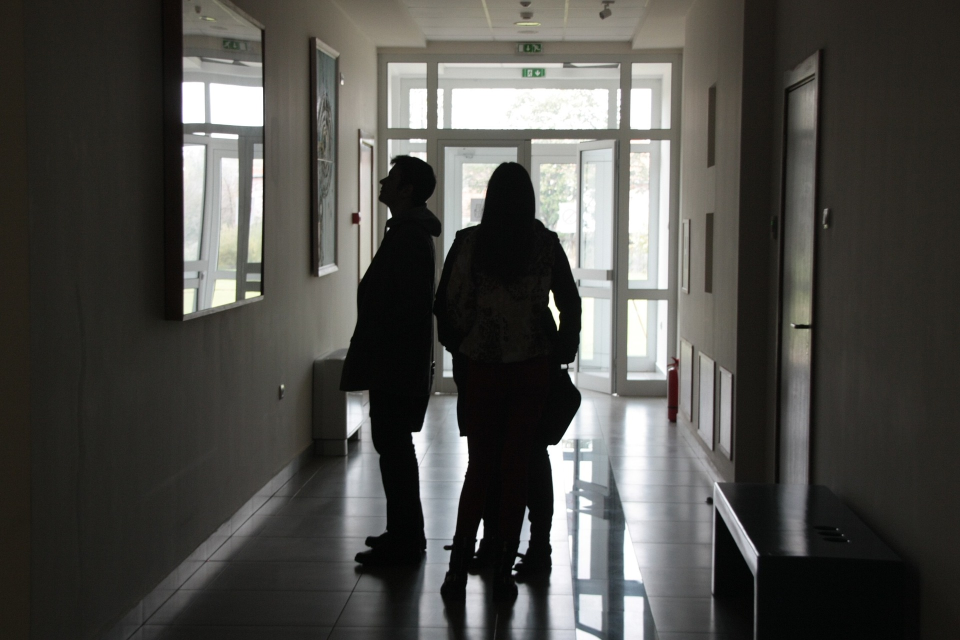
#> input picture Activity 1/dark_image.jpg, 1920 x 1280 px (shown at 1/2 size)
$ jupyter execute --allow-errors 'Activity 1-Copy1.ipynb'
#> lines starting #> are read from the running program, lines starting #| are printed output that depends on the picture
# Activity 1.1

[cell 1]
import numpy as np
import matplotlib.pyplot as plt
from numpy import sin, cos, pi, sqrt

# SINUSOID

N = 400

x = np.linspace(-1,1,N)
y = sin(8*pi*x)    # sin(2k*pi x) k determines frequency per unit

X,Y = np.meshgrid(x,y)
sinusoid = np.transpose(Y)

plt.imshow(sinusoid, cmap='gray')
# [4 lines of commented-out code are left out]

[cell 2]
# GRATING

x = np.ones(N)
x *= -1

ctr = 0
div = 10

for j in range(int(N/div)):
    for i in range(ctr*div,N):
        x[i] *= -1
    ctr += 1

y = x

X,Y = np.meshgrid(x,y)

plt.imshow(X, cmap='gray')
# [4 lines of commented-out code are left out]

[cell 3]
# ANNULUS

N = 2000 # the higher num is the finer
x = np.linspace(-1,1,num = N)
y = x
X,Y = np.meshgrid(x,y)
R = np.sqrt(X**2 + Y**2)
A = np.zeros(np.shape(R))
A[np.where(R<0.9)] = 1.0       # set radius of 0.9 to 1 to create a disk
A[np.where(R<0.2)] = 0.0       # set radius of 0.2 back to 0 to punch a hole in the middle

plt.imshow(A, cmap='gray_r')
# [4 lines of commented-out code are left out]

[cell 4]
# JWST

def space(plots, occupied):
    coord = plots
    colors = ["white" if k == 0 else "yellow" for k in occupied.values()]

    # Horizontal coordinates array
    hcoord = [c[0] for c in coord]

    # Vertical coordinates array
    vcoord = [2.*sin(radians(60))*(c[1]-c[2])/3. for c in coord]


    fig, ax = plt.subplots(1, figsize=(8,8))
    ax.set_aspect('equal')


    for i, j, k in zip(hcoord, vcoord, colors):
        color = k[0]
        hex = RegularPolygon((i, j), numVertices=6, radius=2./3,
                             orientation=radians(30), facecolor = color,
                             alpha=0.3, edgecolor='k')
        ax.add_patch(hex)


    ax.scatter(hcoord, vcoord, alpha=0)

    plt.axis('off')
    plt.show()
#     plt.savefig('jwst.png')

[cell 5]
from numpy import radians
from matplotlib.patches import RegularPolygon

plots = [[0,0,0],
         [0,1,-1],
         [-1,1,0],
         [-1,0,1],
         [0,-1,1],
         [1,-1,0],
         [1,0,-1],
         [0,5.5,1.5],
         [1,4,1],
         [2,2.5,0.5],
         [2,0.5,0.5],
         [2,-1.5,0.5],
         [1,-2,1],
         [0,-2.5,1.5],
         [-1,-2,1],
         [-2,-1.5,0.5],
         [-2,0.5,0.5],
         [-2,2.5,0.5],
         [-1,4,1]
         ]

occupied = {
    "center": 0,
    "a": 1,
    "b": 1,
    "c": 1,
    "d": 1,
    "e": 1,
    "f": 1,
    "g": 1,
    "h": 1,
    "i": 1,
    "j": 1,
    "k": 1,
    "l": 1,
    "m": 1,
    "n": 1,
    "o": 1,
    "p": 1,
    "q": 1,
    "r": 1
}

space(plots, occupied)

# Activity 1.2

[cell 6]
from numpy import sin, cos, pi, sqrt

# OLYMPIC LOGO

N = 500
x = np.linspace(-10,10,N)
y = x
X,Y = np.meshgrid(x,y)
Rd = np.ones((N,N))
Gn = np.ones((N,N))
Bl = np.ones((N,N))

# draw colored circles
Rt,Rc,Ri,deg = 2,3,2.5,30

xt,yt = Rt*cos(deg*pi/180), Rt*sin(deg*pi/180)

# TOP MIDDLE (BLACK)
R = sqrt((X)**2 + (Y+Rt)**2)

Rd[np.where(R<Rc)] = 0.0    # RGB of BLACK ring
Gn[np.where(R<Rc)] = 0.0
Bl[np.where(R<Rc)] = 0.0

Rd[np.where(R<Ri)] = 1.0    # white inside
Gn[np.where(R<Ri)] = 1.0
Bl[np.where(R<Ri)] = 1.0

# TOP RIGHT (RED)
R = sqrt((X-4*xt)**2 + (Y+Rt)**2)

Rd[np.where(R<Rc)] = 1.0    # RGB of RED ring
Gn[np.where(R<Rc)] = 0.0
Bl[np.where(R<Rc)] = 0.0

Rd[np.where(R<Ri)] = 1.0    # white inside
Gn[np.where(R<Ri)] = 1.0
Bl[np.where(R<Ri)] = 1.0

# TOP LEFT (BLUE)
R = sqrt((X+4*xt)**2 + (Y+Rt)**2)

Rd[np.where(R<Rc)] = 0.0    # RGB of BLUE ring
Gn[np.where(R<Rc)] = 0.0
Bl[np.where(R<Rc)] = 1.0

Rd[np.where(R<Ri)] = 1.0    # white inside
Gn[np.where(R<Ri)] = 1.0
Bl[np.where(R<Ri)] = 1.0

# BOTTOM RIGHT (GREEN)
R = sqrt((X-2*xt)**2 + (Y-yt)**2)

Rd[np.where(R<Rc)] = 0.0    # RGB of GREEN ring
Gn[np.where(R<Rc)] = 1.0
Bl[np.where(R<Rc)] = 0.0

Rd[np.where(R<Ri)] = 1.0    # white inside
Gn[np.where(R<Ri)] = 1.0
Bl[np.where(R<Ri)] = 1.0

# BOTTOM LEFT (YELLOW)
R = sqrt((X+2*xt)**2 + (Y-yt)**2)

Rd[np.where(R<Rc)] = 1.0    # RGB of YELLOW ring
Gn[np.where(R<Rc)] = 1.0
Bl[np.where(R<Rc)] = 0.0

Rd[np.where(R<Ri)] = 1.0    # white inside
Gn[np.where(R<Ri)] = 1.0
Bl[np.where(R<Ri)] = 1.0

# OVERLAP TOP LEFT - BOTTOM LEFT (BLUE-YELLOW)
R1 = sqrt((X+4*xt)**2 + (Y+Rt)**2)
R2 = sqrt((X+2*xt)**2 + (Y-yt)**2)

for i in range(N):              # check if every pixel is between the gap of BLUE and YELLOW ring
    for j in range(N):
        if R1[i,j] < Rc and R2[i,j] < Ri:
            Rd[i,j] = 0.0
            Gn[i,j] = 0.0
            Bl[i,j] = 1.0

for i in range(N):              # set the actual gap between BLUE and YELLOW to white background
    for j in range(N):
        if R1[i,j] < Ri and R2[i,j] < Ri:
            Rd[i,j] = 1.0
            Gn[i,j] = 1.0
            Bl[i,j] = 1.0

# OVERLAP TOP MIDDLE - BOTTOM LEFT (BLACK-YELLOW)
R1 = sqrt((X)**2 + (Y+Rt)**2)
R2 = sqrt((X+2*xt)**2 + (Y-yt)**2)

for i in range(N):              # check if every pixel is between the gap of BLACK and YELLOW ring
    for j in range(N):
        if R1[i,j] < Rc and R2[i,j] < Ri:
            Rd[i,j] = 0.0
            Gn[i,j] = 0.0
            Bl[i,j] = 0.0

for i in range(N):              # set the actual gap between BLACK and YELLOW to white background
    for j in range(N):
        if R1[i,j] < Ri and R2[i,j] < Ri:
            Rd[i,j] = 1.0
            Gn[i,j] = 1.0
            Bl[i,j] = 1.0

# OVERLAP TOP MIDDLE - BOTTOM RIGHT (BLACK-GREEN)
R1 = sqrt((X)**2 + (Y+Rt)**2)
R2 = sqrt((X-2*xt)**2 + (Y-yt)**2)

for i in range(N):              # check if every pixel is between the gap of BLACK and GREEN ring
    for j in range(N):
        if R1[i,j] < Rc and R2[i,j] < Ri:
            Rd[i,j] = 0.0
            Gn[i,j] = 0.0
            Bl[i,j] = 0.0

for i in range(N):              # set the actual gap between BLACK and GREEN to white background
    for j in range(N):
        if R1[i,j] < Ri and R2[i,j] < Ri:
            Rd[i,j] = 1.0
            Gn[i,j] = 1.0
            Bl[i,j] = 1.0

# OVERLAP TOP RIGHT - BOTTOM RIGHT (RED-GREEN)
R1 = sqrt((X-4*xt)**2 + (Y+Rt)**2)
R2 = sqrt((X-2*xt)**2 + (Y-yt)**2)

for i in range(N):
    for j in range(N):
        if R1[i,j] < Rc and R2[i,j] < Ri:    # check if every pixel is between the gap of RED and GREEN ring
            Rd[i,j] = 1.0
            Gn[i,j] = 0.0
            Bl[i,j] = 0.0

for i in range(N):              # set the actual gap between RED and GREEN to white background
    for j in range(N):
        if R1[i,j] < Ri and R2[i,j] < Ri:
            Rd[i,j] = 1.0
            Gn[i,j] = 1.0
            Bl[i,j] = 1.0

I = np.zeros((N,N,3))

I[...,0] = Rd
I[...,1] = Gn
I[...,2] = Bl

fig = plt.figure()
plt.imshow(I)
# [4 lines of commented-out code are left out]

# ACTIVITY 1.3

[cell 7]
# DARK IMAGE

# I/O CURVE TWEAKED USING GIMP

dark_img = plt.imread('dark_image.jpg')
#> dark_img is the input picture: shape (1280, 1920, 3); mean R, G, B 77.6, 76.9, 73.2
dark_img_tweaked = plt.imread('dark_image_tweaked.png')
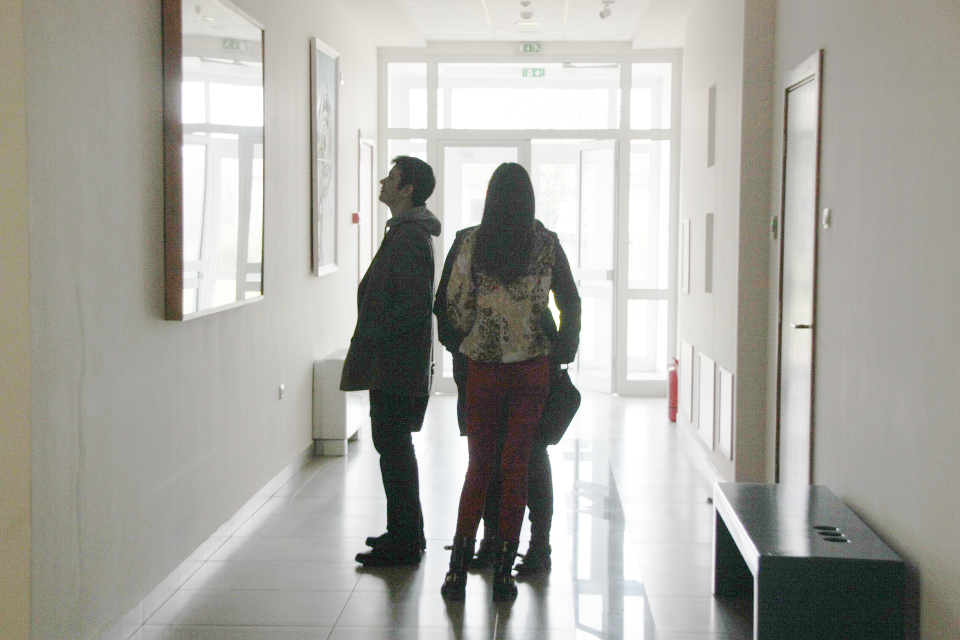
#> input picture Activity 1/dark_image_tweaked.png, 1920 x 1280 px (shown at 1/2 size)
#> dark_img_tweaked is the input picture: shape (1280, 1920, 3) float32; mean R, G, B 0.663, 0.658, 0.635

plt.imshow(dark_img)

[cell 8]
plt.imshow(dark_img_tweaked)

# ACTIVITY 1.4

[cell 9]
# HISTOGRAM BACKPROJECTION
def mean_gray(img):
    grayscale = np.dot(img[...,:3],[0.2989, 0.5870, 0.1140])
    return grayscale

dark_img = plt.imread('dark_image.jpg')
dark_img_gray = mean_gray(dark_img)

plt.imshow(dark_img_gray,cmap='gray')

[cell 10]
dark_img_gray_norm = 255*dark_img_gray/dark_img_gray.max()

plt.figure(figsize=(15,5))

plt.subplot(121)
dark_img_gray_PDF, bins = np.histogram(dark_img_gray_norm, bins=256, density=True)    # normalized histogram
#> dark_img_gray_PDF = 256 values, max 0.0226 at index 34, min 2.9e-05 at index 0, mean 0.00392; bins = 257 values from 0 to 255
plt.xlim(0,255)
plt.title('PDF of original image')
plt.plot(bins[:-1], dark_img_gray_PDF)

cumsum = np.cumsum(dark_img_gray_PDF)
#> cumsum = 256 values from 2.9e-05 to 1
plt.subplot(122)
plt.xlim(0,255)
plt.title('CDF of riginal image')
dark_img_gray_CDF = plt.plot(bins[:-1],cumsum)
#> dark_img_gray_CDF = 1 item

plt.show()

[cell 11]
# desired CDF (Linear)

desired_x = np.linspace(0,256,256)
desired_y = np.linspace(0,1,256)

plt.title("Desired CDF (Linear)")
plt.xlim(0,255)
plt.ylim(0,1)
plt.plot(desired_x, desired_y)
plt.show()

[cell 12]
dark_img_gray_int = dark_img_gray.astype(int)

old_x = desired_x
new_x = cumsum*255
#> new_x = 256 values from 0.0074 to 256

dark_img_gray_flat = dark_img_gray_int.ravel()

index = np.searchsorted(old_x, dark_img_gray_flat)

dark_img_gray_flat[:] = new_x[index]

[cell 13]
plt.figure(figsize=(15,5))

plt.subplot(121)
plt.title('Original image')
plt.imshow(dark_img_gray, cmap='gray')

plt.subplot(122)
plt.title('Histogram equalized image (Linear)')
plt.imshow(dark_img_gray_int, cmap = 'gray')

plt.show()

[cell 14]
plt.figure(figsize=(15,5))

plt.subplot(121)
dark_img_eqlzd_PDF, bins = np.histogram(dark_img_gray_int, bins=256, density=True)    # normalized histogram
#> dark_img_eqlzd_PDF = 256 values, max 0.0229 at index 97, min 0 at index 1, mean 0.00398; bins = 257 values from 0 to 251
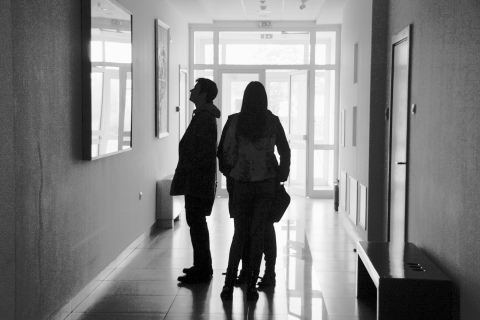
#> dark_img_gray_int: shape (1280, 1920) int64 (shown at 1/4 size); min 0, max 251, mean 128.3
plt.xlim(0,255)
plt.title('PDF of histogram equalized image')
plt.plot(bins[:-1], dark_img_eqlzd_PDF)

cumsum = np.cumsum(dark_img_eqlzd_PDF)
#> cumsum = 256 values from 0.00543 to 1.02
plt.subplot(122)
plt.xlim(0,255)
plt.title('CDF of histogram equalized image')
dark_img_gray_CDF = plt.plot(bins[:-1],cumsum)

plt.show()

[cell 15]
# desired CDF (Sigmoid)

def sigmoid(x):
    return 1 / (1 + np.exp((med-x)/15))

def inverse_sigmoid(y):
    return med - 15*np.log(abs((1/y)-1))

sigmoid_x = np.arange(0,256)
med = np.median(sigmoid_x)
sigmoid_y = sigmoid(sigmoid_x)

plt.title("Desired CDF (Sigmoid)")
plt.xlim(0,255)
plt.ylim(0,1)
plt.plot(sigmoid_x, sigmoid_y)
plt.show()

[cell 16]
dark_img_gray_norm = 255*dark_img_gray/dark_img_gray.max()

dark_img_gray_PDF, bins = np.histogram(dark_img_gray_norm, bins=256, density=True)    # normalized histogram
#> bins = 257 values from 0 to 255

cumsum = np.cumsum(dark_img_gray_PDF)
#> cumsum = 256 values from 2.9e-05 to 1

[cell 17]
dark_img_gray_int = dark_img_gray.astype(int)

old_x = desired_x
new_x = inverse_sigmoid(cumsum)
#> new_x = 256 values from -29.22 to 210.7

mask = np.in1d(dark_img_gray_int,old_x)

index = np.searchsorted(old_x,dark_img_gray_int.ravel()[mask])
#> index = 163 values from 0 to 0

dark_img_gray_int.ravel()[mask] = new_x[index]

[cell 18]
# Same plotting parameters
plt.figure(figsize = (15,5))


plt.subplot(121)
plt.title("Original image")
plt.imshow(dark_img_gray, cmap = 'gray')

plt.subplot(122)
plt.title('Histogram equalized image (Sigmoid)')
plt.imshow(dark_img_gray_int, cmap = 'gray')

plt.show()
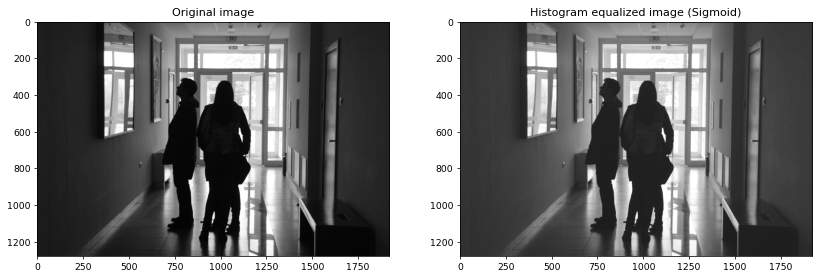
#> figure drawn by matplotlib, 2 panels

[cell 19]
plt.figure(figsize=(15,5))

plt.subplot(121)
dark_img_eqlzd_PDF, bins = np.histogram(dark_img_gray_int, bins=256, density=True)    # normalized histogram
#> dark_img_eqlzd_PDF = 256 values, max 0.0405 at index 56, min 0 at index 1, mean 0.00353; bins = 257 values from -29 to 254
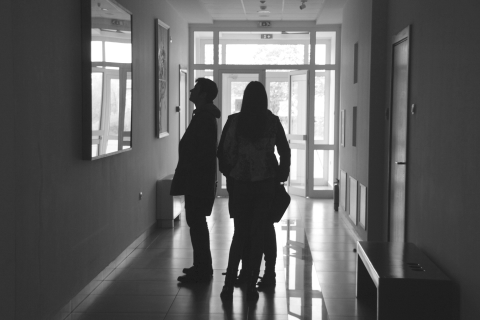
#> dark_img_gray_int: shape (1280, 1920) int64 (shown at 1/4 size); min -29, max 254, mean 76.1; drawn with min black and max white
plt.title('PDF of histogram equalized image')
plt.plot(bins[:-1], dark_img_eqlzd_PDF)

cumsum = np.cumsum(dark_img_eqlzd_PDF)
#> cumsum = 256 values from 6e-05 to 0.905
plt.subplot(122)
plt.title('CDF of histogram equalized image')
dark_img_eqlzd_CDF = plt.plot(desired_x,cumsum)
#> dark_img_eqlzd_CDF = 1 item

plt.show()

# ACTIVITY 1.5

[cell 20]
# CONTRAST STRECTCHING
def mean_gray(img):
    grayscale = np.dot(img[...,:3],[0.2989, 0.5870, 0.1140])
    return grayscale

dark_img = plt.imread('dark_image.jpg')
dark_img_gray = mean_gray(dark_img)

plt.imshow(dark_img_gray,cmap='gray')

[cell 21]
dark_img_gray_norm = 255*dark_img_gray/dark_img_gray.max()

binss = np.arange(0,256)

plt.figure(figsize=(15,5))

plt.subplot(121)
dark_img_gray_PDF, bins = np.histogram(dark_img_gray_norm, bins=256, density=True)    # normalized histogram
#> bins = 257 values from 0 to 255
plt.xlim(0,255)
plt.title('PDF of original image')
plt.plot(binss, dark_img_gray_PDF)

dark_img_gray_CDF = np.cumsum(dark_img_gray_PDF)
#> dark_img_gray_CDF = 256 values from 2.9e-05 to 1
plt.subplot(122)
plt.xlim(0,255)
plt.title('CDF of original image')
plt.plot(binss,dark_img_gray_CDF)

plt.show()

[cell 22]
# Define contrast stretching function
# Where x is an array of old pixel values, y is the minimum pixel intensity, and z is the maximum pixel intensity
# 255 is the scaling factor for normalization
from numpy import *
grayscale = dark_img_gray
def contrast(x,y,z):
#> called with y = 0, z = 255
    return ((x - y) / (z - y)) * 255

stretched1 = contrast(grayscale, grayscale.min(), grayscale.max())
stretched2 = contrast(grayscale, 9, 90)
stretched3 = contrast(grayscale, 15, 85)
stretched4 = contrast(grayscale, 20, 75)
stretched5 = contrast(grayscale, 30, 65)

# Next, we plot their respective PDFs
# Initialize array of bins for every pixel
bins1 = arange(0,256)

# Reshape each array into a column matrix
pix1 = reshape(stretched1, (-1,1))
pix2 = reshape(stretched2, (-1,1))
pix3 = reshape(stretched3, (-1,1))
pix4 = reshape(stretched4, (-1,1))
pix5 = reshape(stretched5, (-1,1))

# Plotting parameters for each normalized histogram
plt.figure(figsize = [34,4])
plt.subplot(151)
PDF1 = plt.hist(pix1, bins=bins1, density=True, stacked=True, color='orange')
plt.subplot(152)
PDF2 = plt.hist(pix2, bins=bins1, density=True, stacked=True, color='red')
plt.subplot(153)
PDF3 = plt.hist(pix3, bins=bins1, density=True, stacked=True, color='green')
plt.subplot(154)
PDF4 = plt.hist(pix4, bins=bins1, density=True, stacked=True, color='blue')
plt.subplot(155)
PDF5 = plt.hist(pix5, bins=bins1, density=True, stacked=True, color='purple')

plt.show()

# Next, we take the CDF of each normalized PDF above
# Initialize array of bins for every pixel
bins2 = arange(0,255)

# Plotting parameters
# We simply take the cumsum of the flattened out 1D arrays above then reshape again
plt.figure(figsize = [34,4])
plt.subplot(151)
pix6 = reshape(cumsum(PDF1[0]), (-1,1))
#> pix6 = 255 values from 2.89e-05 to 1
plt.plot(bins2, pix6, color='orange')
plt.subplot(152)
pix7 = reshape(cumsum(PDF2[0]), (-1,1))
#> pix7 = 255 values from 0.0102 to 1
plt.plot(bins2, pix7, color='red')
plt.subplot(153)
pix8 = reshape(cumsum(PDF3[0]), (-1,1))
#> pix8 = 255 values from 0.00378 to 1
plt.plot(bins2, pix8, color='green')
plt.subplot(154)
pix9 = reshape(cumsum(PDF4[0]), (-1,1))
#> pix9 = 255 values from 0.00218 to 1
plt.plot(bins2, pix9, color='blue')
plt.subplot(155)
pix10 = reshape(cumsum(PDF5[0]), (-1,1))
#> pix10 = 255 values from 0.0132 to 1
plt.plot(bins2, pix10, color='purple')
plt.show()
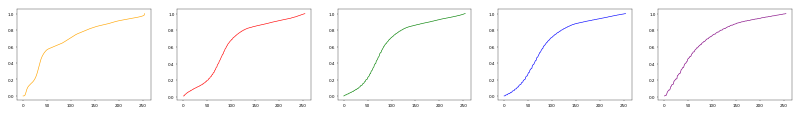
#> figure drawn by matplotlib, 5 panels; panel 1: curve peaks at x = 254, y = 1; panel 2: curve peaks at x = 254, y = 1; panel 3: curve peaks at x = 254, y = 1; panel 4: curve peaks at x = 254, y = 1

[cell 23]
def contrast_stretch(img_gray,min_percentile,max_percentile):
#> called with min_percentile = 0.1, max_percentile = 0.9
    img_gray_norm = 255*img_gray/img_gray.max()
    img_gray_PDF, bins = np.histogram(img_gray, bins=256, density=True)
#> img_gray_PDF has the same summary as dark_img_gray_PDF outside contrast_stretch; bins = 257 values from 0 to 255
    img_gray_CDF = np.cumsum(img_gray_PDF)
#> img_gray_CDF = 256 values from 2.9e-05 to 1

    mins = np.where(img_gray_CDF <= min_percentile)
#> mins = ([0, 1, 2, 3, 4, 5, 6, 7, 8, 9],)
    I_min = mins[0].max()
#> I_min = 9

    maxs = np.where(img_gray_CDF >= max_percentile)
    I_max = maxs[0].min()
#> I_max = 190

    I = (img_gray - I_min)/(I_max - I_min)*255

    return I

[cell 24]
plt.figure(figsize=(15,5))
plt.subplot(121)
plt.imshow(dark_img_gray,cmap='gray')
plt.title('Original image')

dark_img_gray_stretched = contrast_stretch(dark_img_gray,0.1,0.9)
plt.subplot(122)
plt.imshow(dark_img_gray_stretched,cmap='gray')
plt.title('Contrast stretched image')

plt.show()

plt.figure(figsize=(15,5))

plt.subplot(121)
dark_img_gray_stretched_PDF, bins = np.histogram(dark_img_gray_stretched, bins=256, density=True)    # normalized histogram
#> dark_img_gray_stretched_PDF = 256 values, max 0.016 at index 34, min 2.06e-05 at index 0, mean 0.00278; bins = 257 values from -12.68 to 346.5
plt.xlim(0,255)
plt.title('PDF of contrast stretched image')
plt.plot(binss, dark_img_gray_stretched_PDF)

dark_img_gray_stretched_CDF = np.cumsum(dark_img_gray_stretched_PDF)
#> dark_img_gray_stretched_CDF = 256 values from 2.06e-05 to 0.713
plt.subplot(122)
plt.xlim(0,255)
plt.title('CDF of stretched image')
plt.plot(binss,dark_img_gray_stretched_CDF)
plt.show()

[cell 25]
percentiles = [[0.1,0.9],[0.3,0.7],[0.2,0.6]]


for i in range(3):
    print('min: {}, max: {}'.format(percentiles[i][0],percentiles[i][1]))
    dark_img_gray_stretched = contrast_stretch(dark_img,percentiles[i][0],percentiles[i][1])
    dark_img_gray_stretched = reshape(dark_img_gray_stretched, (-1,1))
    plt.figure(figsize=(15,5))

    plt.subplot(121)
    dark_img_gray_stretched_PDF = plt.hist(dark_img_gray_stretched, bins=256, density=True)    # normalized histogram
    plt.xlim(0,255)
    plt.title('PDF of contrast stretched image')
#     plt.plot(dark_img_gray_stretched_PDF)

    dark_img_gray_stretched_CDF = np.cumsum(dark_img_gray_stretched_PDF[0])
    dark_img_gray_stretched_CDF = reshape(dark_img_gray_stretched_CDF,(-1,1))
    plt.subplot(122)
    plt.xlim(0,255)
    plt.title('CDF of stretched image')
    plt.plot(dark_img_gray_stretched_CDF)
    plt.show()
#> this loop made 3 passes
#> (I_min in contrast_stretch, I_max in contrast_stretch) on passes 2 to 3: (30, 96), (22, 63)
#> pass 1, in contrast_stretch (call 2), `img_gray_norm = 255*img_gray/img_gray.max()`:
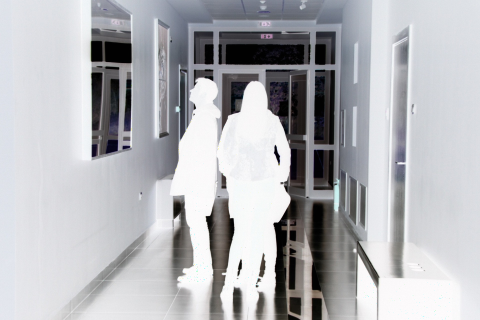
#> img_gray_norm: shape (1280, 1920, 3) float64 (shown at 1/4 size); mean R, G, B 0.699, 0.702, 0.717
#> pass 1, `plt.show()`:
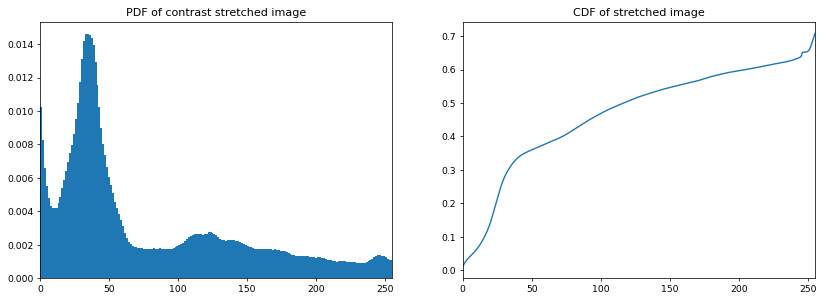
#> figure drawn by matplotlib, 2 panels; panel 1: tallest bar 0.0146 high, from x = 33.87 to 35.28; panel 2: curve peaks at x = 255, y = 0.709

# ACTIVITY 1.6

## Contrast stretching

[cell 26]
room = plt.imread('room.png')
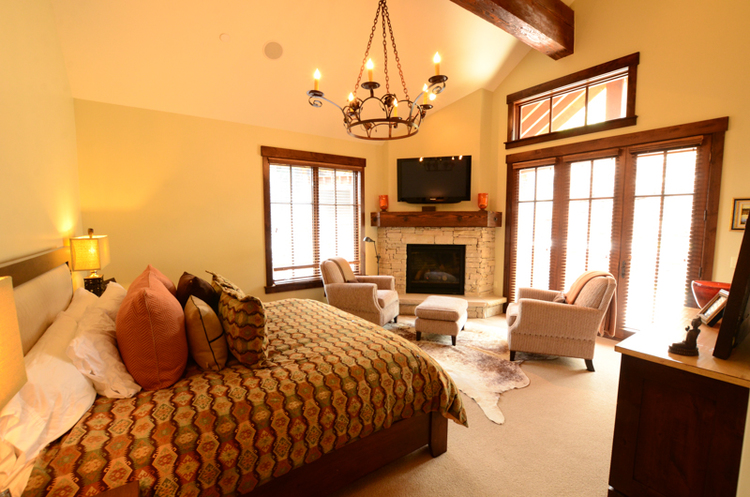
#> input picture Activity 1/room.png, 750 x 497 px
#> room is the input picture: shape (497, 750, 3) float32; mean R, G, B 0.743, 0.536, 0.332

room_r = room[:,:,0]
room_g = room[:,:,1]
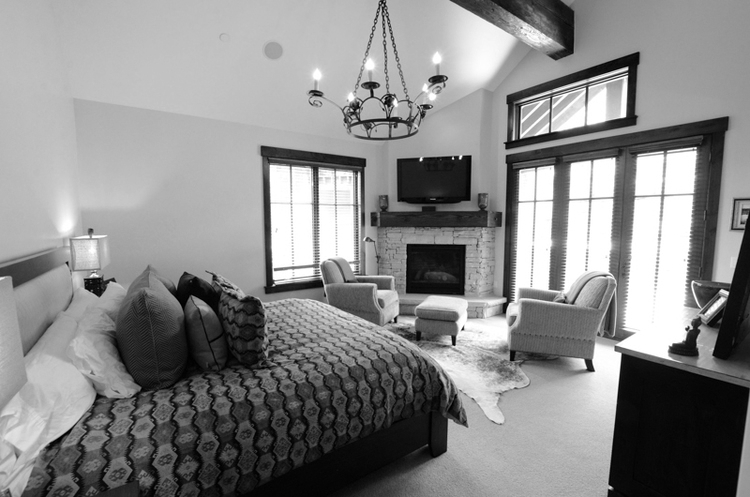
#> room_g: shape (497, 750) float32; min 0, max 1, mean 0.535
room_b = room[:,:,2]
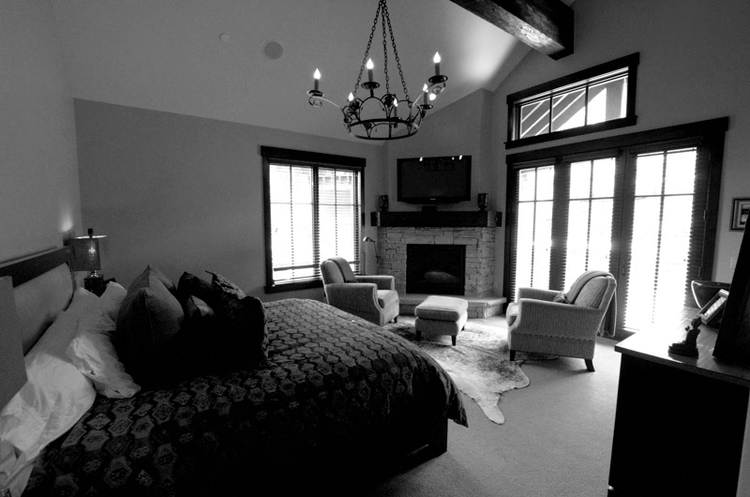
#> room_b: shape (497, 750) float32; min 0, max 1, mean 0.332

stretched_r = contrast_stretch(room_r,0.1,0.9)
stretched_g = contrast_stretch(room_g,0.1,0.9)
#> (the rest of this cell did not finish here and is left out)


room_stretched = np.dstack([stretched_r,stretched_g,stretched_b])

plt.imshow(room_stretched)
